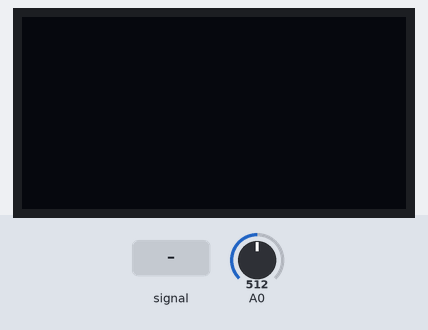
The sketch below on a simulated ESP8266 (NodeMCU). Shown: 128×64 one-colour display. The test bench sets the inputs (shaded band); at power-on: A0 = 512.

Above: at 1.2 s.
1.3 s: A0 fed a 200 Hz sine of ±81 counts around its level
At 1.56 s:
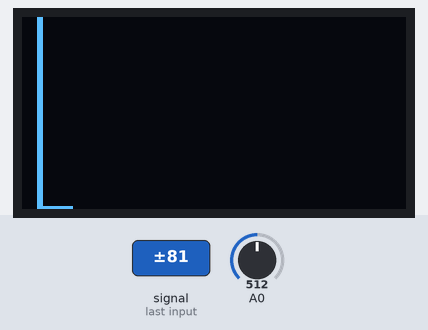
2.8 s: A0 set to 716
At 2.89 s:
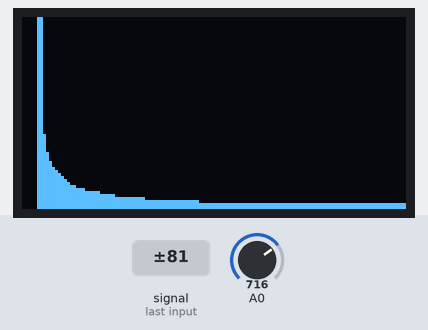
4.4 s: A0 fed a 1000 Hz sine of ±255 counts around its level
At 4.63 s:
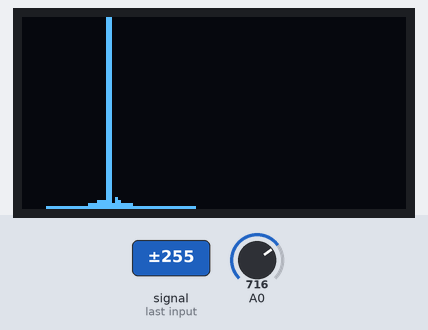
6.0 s: A0 set to 900
At 6.1 s:
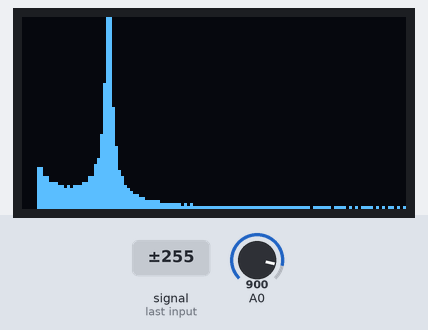
7.6 s: A0 set to 1023
Timing chart, 0 to 10.2 s (numbered marks = the images above; inputs shaded):
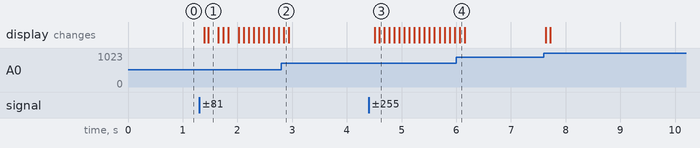

Measured:
- after the input at 1.3 s, the display: first changes after 0.09 s (image 1 shows a later state)
- after the input at 4.4 s, the display: first changes after 0.11 s (image 3 shows a later state)

The sketch:

SpectrumAnalyzer.ino
```cpp
/* this code is a heavily edited version of this code:
https://github.com/G6EJD/ESP32-8266-Audio-Spectrum-Display/blob/master/ESP32_Spectrum_Display_02.ino

you need to have/download 3 libraries: arduinoFFT, Adafruit_GFX, Adafruid_SSD1306.
watch this vide (https://www.youtube.com/watch?v=hewy_qnSWNw) on how to install libraries in general.
in the search bar, search for the above libraries and install them.
make sure you install the correct arduinoFFT library.
*/


#include <Wire.h>
#include "arduinoFFT.h" // Standard Arduino FFT library
#include "SSD1306.h"

SSD1306 display(0x3c, 8, 9); // (address, SDA, SCL)

/////////////////////////////////////////////////////////////////////////
#define SAMPLES 512              // Must be a power of 2
#define SAMPLING_FREQUENCY 40000 // Hz, must be 40000 or less due to ADC conversion time. Fmax=sampleF/2.
#define amplitude 200            // Depending on your audio source level, you may need to increase this value


double vReal[SAMPLES];
double vImag[SAMPLES];
int pixelWidth = 128; // Width of OLED display
int pixelHeight = 64; // Height of OLED display

ArduinoFFT<double> FFT = ArduinoFFT<double>(vReal, vImag, SAMPLES, SAMPLING_FREQUENCY);

/////////////////////////////////////////////////////////////////////////
void setup() {
  Serial.begin(115200);
  Wire.begin(8, 9); // SDA, SCL
  display.init();
  display.setFont(ArialMT_Plain_10);
}

void loop() {
  display.clear(); // Clear the display
  for (int i = 0; i < SAMPLES; i++) {

    vReal[i] = analogRead(A0); // Read input from analog pin
    vImag[i] = 0;
    //while (micros() < (newTime + sampling_period_us)) { /* Do nothing to wait */ }
  }

  FFT.windowing(vReal, SAMPLES, FFT_WIN_TYP_HAMMING, FFT_FORWARD);
  FFT.compute(vReal, vImag, SAMPLES, FFT_FORWARD);
  FFT.complexToMagnitude(vReal, vImag, SAMPLES);

  // Call new function to display frequencies on the OLED
  displayFrequency(vReal, SAMPLES / 2);

  display.display(); // Update the display with drawn content
}

// New function to display frequencies using all 128 pixels
void displayFrequency(double *vReal, int numBins) {
  double binWidth = numBins / (double)pixelWidth; // Number of FFT bins per pixel column
  int columnValue;

  // Loop through each column of the OLED display
  for (int x = 5; x < pixelWidth; x++) {
    columnValue = 0;
    int startBin = round(x * binWidth);
    int endBin = round((x + 1) * binWidth);

    // Calculate the average amplitude for the bins corresponding to this pixel
    for (int i = startBin; i < endBin && i < numBins; i++) {
      columnValue += vReal[i];
    }
    columnValue = columnValue / (endBin - startBin); // Average amplitude

    // Apply noise floor threshold
    // if (columnValue < 150) {
    //   columnValue = 0; // Ignore if below noise floor
    // }

    // Scale amplitude to fit the display height
    int height = map(columnValue, 0, 4000, 0, pixelHeight); // Adjust 2000 as needed for scaling
    height = constrain(height, 0, pixelHeight); // Limit to the display height

    // Draw vertical line at the current pixel position (x)
    display.drawLine(x, pixelHeight, x, pixelHeight - height);
  }
}
```
